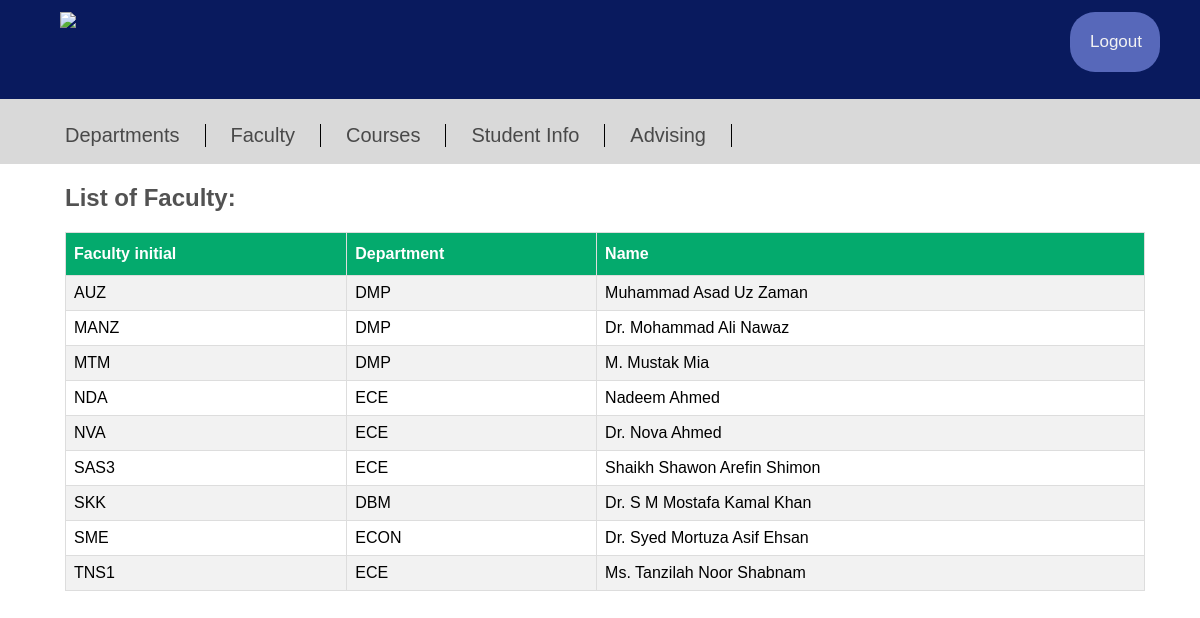
Page /Faculty.php on the committed database.
### tables this page shows
CREATE TABLE `faculty` (
  `Faculty_initial` varchar(10) NOT NULL,
  `dept_id` varchar(10) NOT NULL,
  `name` varchar(30) NOT NULL
);

### Faculty.php (the view, shortened to what this page needs)
<!DOCTYPE html>
<html>
<head>
</head>
<body>
   <div class="topnav">
      <img src="https://rds3.northsouth.edu/assets/images/logo-wide.png" style="max-width:340px; margin-left: 45px" >
      <a href="logout.php?logout" style="border-radius: 25px;
         background: #5768ba;
         padding: 20px;
         width: 50px;
         height: 20px;">Logout</a>
   </div>
   <div class="bottomnav">
      <ul>
         <a href="Departments.php">Departments</a>
         <a href="Faculty.php">Faculty</a>
         <a href="Courses.php">Courses</a>
         <a href="Studentinfo.php">Student Info</a>
         <a href="Advising.php">Advising</a>
      </ul>
   </div>
   <h2 style="font-family: Arial,sans-serif; margin-left: 65px; color: #525252">List of Faculty:</h2>
   <table id = "tablestyle">
      <tr>
         <th>Faculty initial</th>
         <th>Department</th>
         <th>Name</th>
      </tr>
      <?php
         $con=mysqli_connect('localhost', 'root', '', 'nsu_rds');
         $sql = "SELECT * FROM Faculty";
         $result = $con -> query($sql);
         if($result -> num_rows > 0){
            while($row = $result-> fetch_assoc()){
               echo "<tr><td>". $row["Faculty_initial"] ."</td><td>". $row["dept_id"] ."</td><td>". $row["name"] ."</td></tr>";
            }
         echo "</table>";
      }
      else{
         echo "0 Results found";
      }
   ?>
</body>
</html>

### Faculty.php (style rules this page uses)
body { margin: 0; padding: 0; }
.topnav { height: 75px; padding: 12px 15px; background-color: #091a5e; overflow: hidden; }
.topnav a { float: Right; margin-right: 25px; color: #f2f2f2; text-align: center; padding: 25px 50px; text-decoration: none; font-family: Arial, sans-serif; font-size: 17px; }
.bottomnav { height: 65px; background: #d9d9d9; }
.bottomnav ul { height: 40px; display: inline-flex; justify-content: safe left; align-items: center; }
.bottomnav ul a { color: #494949; padding: 0px 25px; border-right: 1px solid black; text-decoration: none; font-family: Arial, sans-serif; font-size: 20px; }
#tablestyle { font-family: Arial, Helvetica, sans-serif; border-collapse: collapse; width: 90%; margin-left: 65px; margin-right: 65px; }
#tablestyle td, #tablestyle th { border: 1px solid #ddd; padding: 8px; }
#tablestyle tr:nth-child(even) { background-color: #f2f2f2; }
#tablestyle th { padding-top: 12px; padding-bottom: 12px; text-align: left; background-color: #04AA6D; color: white; }

### rows in the picture
faculty: Faculty_initial "AUZ", dept "DMP", name "Muhammad Asad Uz Zaman"
faculty: Faculty_initial "MANZ", dept "DMP", name "Dr. Mohammad Ali Nawaz"
faculty: Faculty_initial "MTM", dept "DMP", name "M. Mustak Mia"
faculty: Faculty_initial "NDA", dept "ECE", name "Nadeem Ahmed"
faculty: Faculty_initial "NVA", dept "ECE", name "Dr. Nova Ahmed"
faculty: Faculty_initial "SAS3", dept "ECE", name "Shaikh Shawon Arefin Shimon"
faculty: Faculty_initial "SKK", dept "DBM", name "Dr. S M Mostafa Kamal Khan"
faculty: Faculty_initial "SME", dept "ECON", name "Dr. Syed Mortuza Asif Ehsan"
faculty: Faculty_initial "TNS1", dept "ECE", name "Ms. Tanzilah Noor Shabnam"
